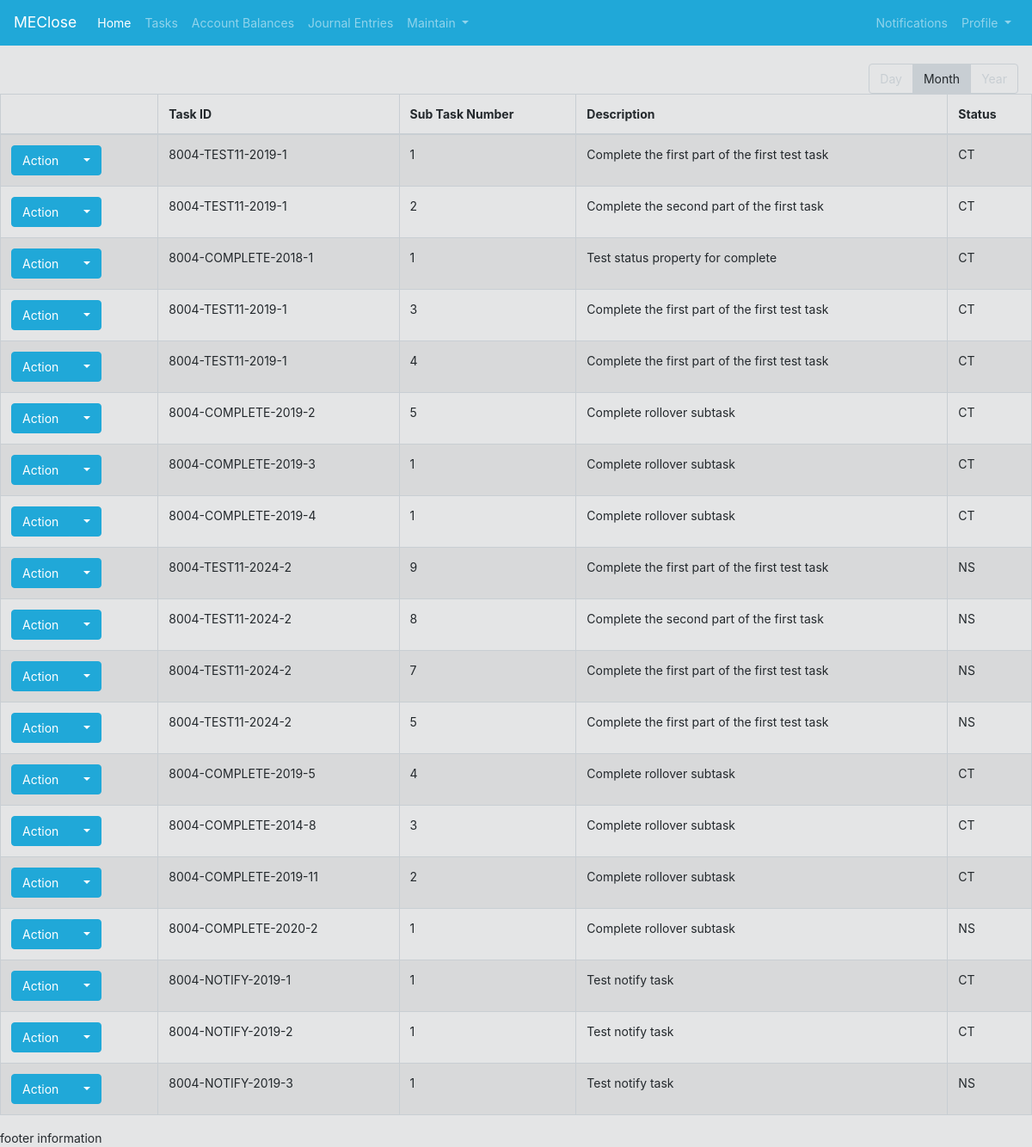
Page /ClosePortal/subtasks/ on the committed database.
### CloseApplication/models.py (models this page shows, shortened)
class subTaskChecklist(models.Model):
    taskId = models.ForeignKey(TaskChecklist, related_name="taskId_taskId", on_delete=models.CASCADE) #this field is our associated between the parent task and subtask(s). Cascade is utilize to remove the subtasks if parent task is removed
    subTaskNumber = models.IntegerField(max_length=2, default=1) #Maximum number of subtasks set to 99
    subTaskDescription = models.CharField(max_length=200)
    subTaskStatus = models.CharField(max_length=2, choices = statusChoices)
    class Meta:
        constraints = [
            models.UniqueConstraint(fields=['taskId', 'subTaskNumber'], name='unique_Subtask')
        ]
    def File_Path(instance, filename):
        return os.path.join("Sub_Tasks", str(instance.taskId), str(instance.subTaskNumber), filename)
    docfile = models.FileField(upload_to=File_Path, default=False) #Note: To consider a way to set the default value equal to a dynamic file template which a user can download, and upload once completed

class TaskChecklist(models.Model):
    occurenceChoices = (
        ('M', 'Monthly'),
        ('Q', 'Quarterly'),
        ('S', 'Semi-Annually'),
        ('A', 'Annually'),
    )
    taskId = models.CharField(max_length=8)
    taskTBMapping = models.CharField(max_length=200, default="Not Assigned") #For assigning tasks to a TB FSLI
    taskDescription = models.CharField(max_length=200)
    taskYear = models.IntegerField(max_length=4)
    taskPeriod = models.IntegerField(max_length=2, choices = periodChoices)
    taskOccurence = models.CharField(max_length=2, choices = occurenceChoices)
    taskOwnerId = models.ForeignKey(User, on_delete=models.PROTECT) #For documentation purposes we want to preserve who the owner of a task was, and as such protect is utilized to not allow deletion of the referenced object
    isJE = models.CharField(max_length=3, choices=binaryChoice)
    pub_date = models.DateTimeField('date published')
    due_date = models.DateField(("Due Date"), default=datetime.date.today) #Note: No longer needed -- will be a calculated property
    dueMonthDay = models.IntegerField(max_length=2, default=1)
    entity = models.ForeignKey(userDefinedEntity, on_delete=models.PROTECT, related_name="entity_TaskChecklist", default=1)
    class Meta:
        constraints = [
            models.UniqueConstraint(fields=['taskId', 'entity', 'taskPeriod', 'taskYear'], name='unique_EntityUser')
        ]
    def __str__(self):
        return str(self.entity) + "-" + str(self.taskId) + "-" + str(self.taskYear) + "-" + str(self.taskPeriod)

class userDefinedEntity(models.Model):
    entity = models.CharField(max_length=200, default="Select Entity")
    def __str__(self):
        return self.entity

### CloseApplication/views.py (the view)
# urls.py: path('subtasks/', views.SubTaskChecklist_List.as_view(), name='subtasklist'),
class SubTaskChecklist_List(ListView):
    template_name = 'CloseApplication/subtaskchecklist/subtaskchecklist_list.html'
    model = subTaskChecklist

### CloseApplication/templates/CloseApplication/subtaskchecklist/subtaskchecklist_list.html (shortened to what this page needs)
{% extends "CloseApplication/base.html" %}
{% block content %}
{% include "CloseApplication/listview_outline.html" %}
<table class="table table-striped table-bordered table-hover" id="EntryApproval_ChecklistTable">
    <thead>
        <tr>
            <th></th>
            <th>Task ID</th>
            <th>Sub Task Number</th>
            <th>Description</th>
            <th>Status</th>
        </tr>
    </thead>
    {% for tableValue in object_list %}
    <tr>
        <td>
            <div class="btn-group">
                <button type="button" class="btn btn-primary">Action</button>
                <button type="button" class="btn btn-primary dropdown-toggle" data-toggle="dropdown">
                </button>
            </div>
        </td>
        <td>{{ tableValue.taskId }}</td>
        <td>{{ tableValue.subTaskNumber }}</td>
        <td>{{ tableValue.subTaskDescription }}</td>
        <td>{{ tableValue.subTaskStatus }}</td>
    </tr>
    {% endfor %}
</table>
{% endblock %}

### rows in the picture
subTaskChecklist: taskId "8004-TEST11-2019-1", subTaskNumber "1", subTaskDescription "Complete the first part of the first test task", subTaskStatus "CT"
subTaskChecklist: taskId "8004-TEST11-2019-1", subTaskNumber "2", subTaskDescription "Complete the second part of the first task", subTaskStatus "CT"
subTaskChecklist: taskId "8004-COMPLETE-2018-1", subTaskNumber "1", subTaskDescription "Test status property for complete", subTaskStatus "CT"
subTaskChecklist: taskId "8004-TEST11-2019-1", subTaskNumber "3", subTaskDescription "Complete the first part of the first test task", subTaskStatus "CT"
subTaskChecklist: taskId "8004-TEST11-2019-1", subTaskNumber "4", subTaskDescription "Complete the first part of the first test task", subTaskStatus "CT"
subTaskChecklist: taskId "8004-COMPLETE-2019-2", subTaskNumber "5", subTaskDescription "Complete rollover subtask", subTaskStatus "CT"
subTaskChecklist: taskId "8004-COMPLETE-2019-3", subTaskNumber "1", subTaskDescription "Complete rollover subtask", subTaskStatus "CT"
subTaskChecklist: taskId "8004-COMPLETE-2019-4", subTaskNumber "1", subTaskDescription "Complete rollover subtask", subTaskStatus "CT"
subTaskChecklist: taskId "8004-TEST11-2024-2", subTaskNumber "9", subTaskDescription "Complete the first part of the first test task", subTaskStatus "NS"
subTaskChecklist: taskId "8004-TEST11-2024-2", subTaskNumber "8", subTaskDescription "Complete the second part of the first task", subTaskStatus "NS"
subTaskChecklist: taskId "8004-TEST11-2024-2", subTaskNumber "7", subTaskDescription "Complete the first part of the first test task", subTaskStatus "NS"
subTaskChecklist: taskId "8004-TEST11-2024-2", subTaskNumber "5", subTaskDescription "Complete the first part of the first test task", subTaskStatus "NS"
subTaskChecklist: taskId "8004-COMPLETE-2019-5", subTaskNumber "4", subTaskDescription "Complete rollover subtask", subTaskStatus "CT"
subTaskChecklist: taskId "8004-COMPLETE-2014-8", subTaskNumber "3", subTaskDescription "Complete rollover subtask", subTaskStatus "CT"
subTaskChecklist: taskId "8004-COMPLETE-2019-11", subTaskNumber "2", subTaskDescription "Complete rollover subtask", subTaskStatus "CT"
subTaskChecklist: taskId "8004-COMPLETE-2020-2", subTaskNumber "1", subTaskDescription "Complete rollover subtask", subTaskStatus "NS"
subTaskChecklist: taskId "8004-NOTIFY-2019-1", subTaskNumber "1", subTaskDescription "Test notify task", subTaskStatus "CT"
subTaskChecklist: taskId "8004-NOTIFY-2019-2", subTaskNumber "1", subTaskDescription "Test notify task", subTaskStatus "CT"
subTaskChecklist: taskId "8004-NOTIFY-2019-3", subTaskNumber "1", subTaskDescription "Test notify task", subTaskStatus "NS"
